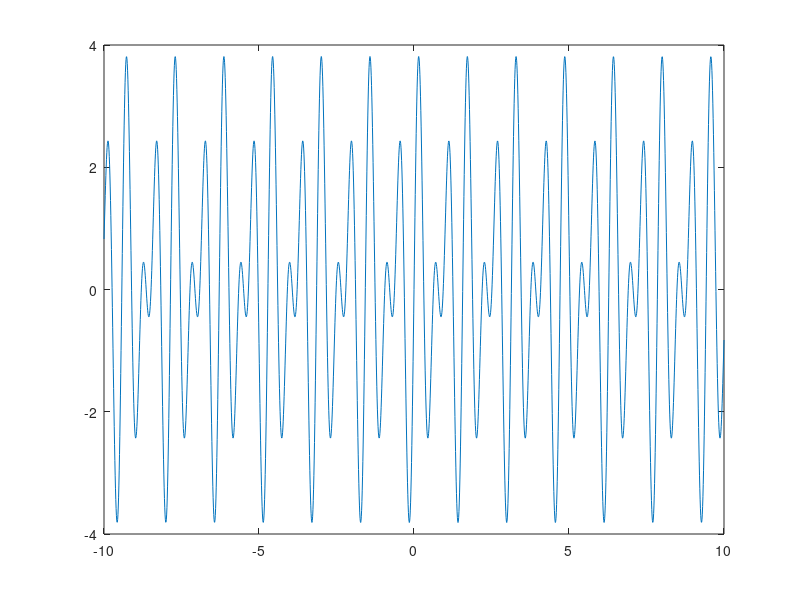

The MATLAB script that drew this image:
% ==========================================================================
clear all; close all; clc;

% INIT
disp("Hola mundooooo");
a = 13; b = "ramon";
c = 17;

a-c

disp("SUCCESS");

% ==========================================================================
clear all; close all; clc;

% ROOTS
a = 3; b = 8; c = 4;

% baskara
r1 = (-b - sqrt(b^2 - 4*a*c))/(2*a)
r2 = (-b + sqrt(b^2 - 4*a*c))/(2*a)

% roots
roots([a b c])
disp("======================================================================")
disp("SUCCESS");

% ==========================================================================
clear all; close all; clc;

% VECTORS
vr1 = [1 2 3]
vc1 = [1;2;3]

vr1'

% MATRIX
mat1  = [ 1   2   3 ;...
          4   -5  6 ;...
          7   8   9 ]

mat1_det    = det(mat1)
mat1_trasp  = mat1'
mat1_inv    = inv(mat1)

id = eye(5,5)

mat2  = 2*eye(3,3)

mat1 * mat2
mat2 * mat1'

mat2(5) = -2

disp("======================================================================")
disp("SUCCESS");

% ==========================================================================
clear all; close all; clc;

% FUNCTIONS

% vectors time axis
t1  = -10:.01:10;
f1  = 4*sin(10*t1);

length(t1)

% linspace time axis
t2  = linspace(-10,10,length(t1));
f2  = cos(2*t2);

plot(t1,f1,t2,f2)
plot(t2,(f1.*f2))

% ==========================================================================
clear all; close all; clc;

% POLYNOMIALS
pol1  = [2 3 5 10]

roots(pol1)

disp("======================================================================")
disp("SUCCESS");

return